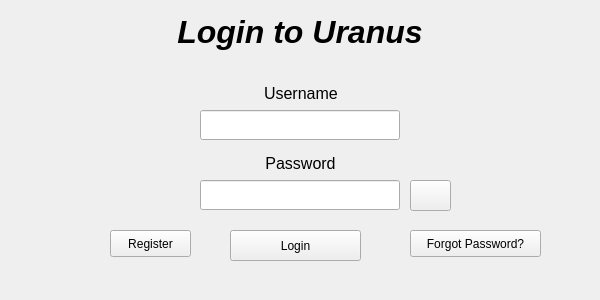
<?xml version="1.0" encoding="UTF-8"?>
<ui version="4.0">
 <class>Form</class>
 <widget class="QWidget" name="Form">
  <property name="geometry">
   <rect>
    <x>0</x>
    <y>0</y>
    <width>600</width>
    <height>300</height>
   </rect>
  </property>
  <property name="windowTitle">
   <string>Form</string>
  </property>
  <widget class="QLineEdit" name="username">
   <property name="geometry">
    <rect>
     <x>200</x>
     <y>110</y>
     <width>200</width>
     <height>30</height>
    </rect>
   </property>
  </widget>
  <widget class="QPushButton" name="login_button">
   <property name="geometry">
    <rect>
     <x>230</x>
     <y>230</y>
     <width>131</width>
     <height>31</height>
    </rect>
   </property>
   <property name="text">
    <string>Login</string>
   </property>
  </widget>
  <widget class="QLineEdit" name="password">
   <property name="geometry">
    <rect>
     <x>200</x>
     <y>180</y>
     <width>200</width>
     <height>30</height>
    </rect>
   </property>
   <property name="echoMode">
    <enum>QLineEdit::Normal</enum>
   </property>
  </widget>
  <widget class="QTextBrowser" name="login_text">
   <property name="geometry">
    <rect>
     <x>170</x>
     <y>10</y>
     <width>260</width>
     <height>71</height>
    </rect>
   </property>
   <property name="styleSheet">
    <string notr="true">background: transparent;
border: none;
color: black;
</string>
   </property>
   <property name="html">
    <string>&lt;!DOCTYPE HTML PUBLIC &quot;-//W3C//DTD HTML 4.0//EN&quot; &quot;http://www.w3.org/TR/REC-html40/strict.dtd&quot;&gt;
&lt;html&gt;&lt;head&gt;&lt;meta name=&quot;qrichtext&quot; content=&quot;1&quot; /&gt;&lt;style type=&quot;text/css&quot;&gt;
p, li { white-space: pre-wrap; }
&lt;/style&gt;&lt;/head&gt;&lt;body style=&quot; font-family:'Ubuntu Sans'; font-size:11pt; font-weight:400; font-style:normal;&quot;&gt;
&lt;p align=&quot;center&quot; style=&quot; margin-top:0px; margin-bottom:0px; margin-left:0px; margin-right:0px; -qt-block-indent:0; text-indent:0px;&quot;&gt;&lt;span style=&quot; font-family:'Leelawadee UI'; font-size:24pt; font-weight:704; font-style:italic;&quot;&gt;Login to Uranus&lt;/span&gt;&lt;/p&gt;&lt;/body&gt;&lt;/html&gt;</string>
   </property>
  </widget>
  <widget class="QTextBrowser" name="username_text">
   <property name="geometry">
    <rect>
     <x>260</x>
     <y>80</y>
     <width>101</width>
     <height>31</height>
    </rect>
   </property>
   <property name="styleSheet">
    <string notr="true">background: transparent;
border: none;
color: black;
</string>
   </property>
   <property name="html">
    <string>&lt;!DOCTYPE HTML PUBLIC &quot;-//W3C//DTD HTML 4.0//EN&quot; &quot;http://www.w3.org/TR/REC-html40/strict.dtd&quot;&gt;
&lt;html&gt;&lt;head&gt;&lt;meta name=&quot;qrichtext&quot; content=&quot;1&quot; /&gt;&lt;style type=&quot;text/css&quot;&gt;
p, li { white-space: pre-wrap; }
&lt;/style&gt;&lt;/head&gt;&lt;body style=&quot; font-family:'Ubuntu Sans'; font-size:11pt; font-weight:400; font-style:normal;&quot;&gt;
&lt;p style=&quot; margin-top:0px; margin-bottom:0px; margin-left:0px; margin-right:0px; -qt-block-indent:0; text-indent:0px;&quot;&gt;&lt;span style=&quot; font-family:'Leelawadee UI'; font-size:12pt;&quot;&gt;Username&lt;/span&gt;&lt;/p&gt;&lt;/body&gt;&lt;/html&gt;</string>
   </property>
  </widget>
  <widget class="QTextBrowser" name="password_text">
   <property name="geometry">
    <rect>
     <x>260</x>
     <y>150</y>
     <width>81</width>
     <height>31</height>
    </rect>
   </property>
   <property name="styleSheet">
    <string notr="true">background: transparent;
border: none;
color: black;</string>
   </property>
   <property name="html">
    <string>&lt;!DOCTYPE HTML PUBLIC &quot;-//W3C//DTD HTML 4.0//EN&quot; &quot;http://www.w3.org/TR/REC-html40/strict.dtd&quot;&gt;
&lt;html&gt;&lt;head&gt;&lt;meta name=&quot;qrichtext&quot; content=&quot;1&quot; /&gt;&lt;style type=&quot;text/css&quot;&gt;
p, li { white-space: pre-wrap; }
&lt;/style&gt;&lt;/head&gt;&lt;body style=&quot; font-family:'Ubuntu Sans'; font-size:11pt; font-weight:400; font-style:normal;&quot;&gt;
&lt;p align=&quot;center&quot; style=&quot; margin-top:0px; margin-bottom:0px; margin-left:0px; margin-right:0px; -qt-block-indent:0; text-indent:0px;&quot;&gt;&lt;span style=&quot; font-family:'Leelawadee UI'; font-size:12pt;&quot;&gt;Password&lt;/span&gt;&lt;/p&gt;&lt;/body&gt;&lt;/html&gt;</string>
   </property>
  </widget>
  <widget class="QPushButton" name="showpassword_button">
   <property name="geometry">
    <rect>
     <x>410</x>
     <y>180</y>
     <width>41</width>
     <height>31</height>
    </rect>
   </property>
   <property name="text">
    <string/>
   </property>
   <property name="icon">
    <iconset>
     <normaloff>../icon/Eye_icon.ico</normaloff>
     <normalon>../icon/Eye_icon.ico</normalon>../icon/Eye_icon.ico</iconset>
   </property>
   <property name="iconSize">
    <size>
     <width>24</width>
     <height>24</height>
    </size>
   </property>
  </widget>
  <widget class="QPushButton" name="forgot_password_button">
   <property name="geometry">
    <rect>
     <x>410</x>
     <y>230</y>
     <width>131</width>
     <height>27</height>
    </rect>
   </property>
   <property name="text">
    <string>Forgot Password?</string>
   </property>
  </widget>
  <widget class="QPushButton" name="register_button">
   <property name="geometry">
    <rect>
     <x>110</x>
     <y>230</y>
     <width>81</width>
     <height>27</height>
    </rect>
   </property>
   <property name="text">
    <string>Register</string>
   </property>
  </widget>
 </widget>
 <resources/>
 <connections/>
</ui>
